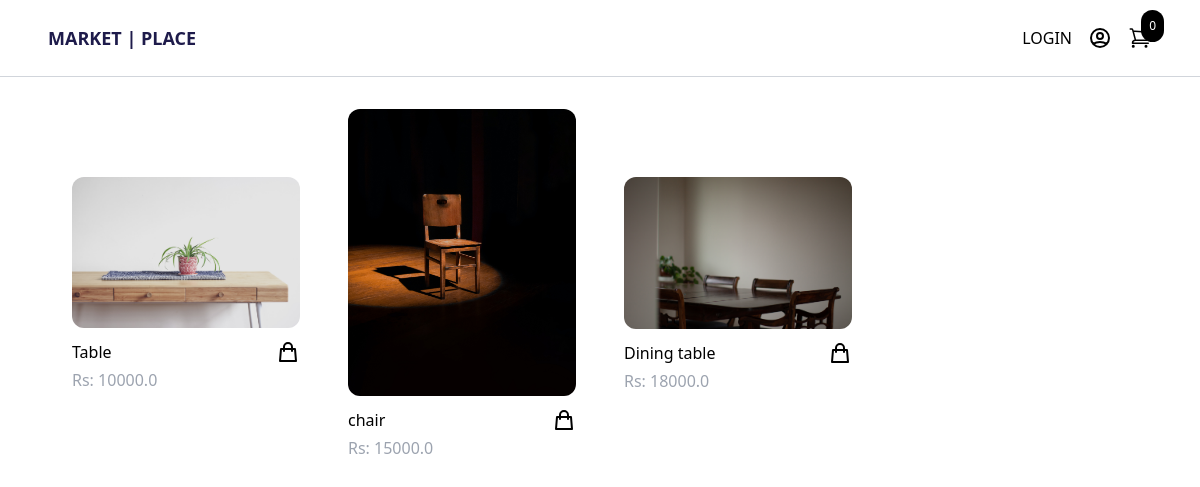
/store/, run on the app's committed database.
### store/models.py (models this page shows, shortened)
class Product(models.Model):
    name = models.CharField(max_length=255, null=True)
    price = models.FloatField()
    digital = models.BooleanField(default=False, null=True, blank=True)
    image = models.ImageField(blank=True, null=True)

### store/views.py (the view)
# urls.py: path('', include("store.urls"))
def store(request):
    if request.user.is_authenticated:
        customer = request.user.customer
        order, created = Order.objects.get_or_create(customer=customer, complete=False)
        items = order.orderitem_set.all()
        cartItems = order.get_cart_items
    else:
        items = []
        order = {'get_cart_total':0, 'get_cart_items':0,'shipping': False}
        cartItems = order['get_cart_items']
    products = Product.objects.all()
    context = {'products': products, 'cartItems' : cartItems}
    return render(request, 'store/store.html', context)

### store/templates/store/store.html
{% extends 'store/main.html' %}
{% block content %}
<div class="max-w-6xl mx-auto flex flex-wrap items-start py-2 py-6 px-6 xl:px-0">
    <div class="products w-full lg:w-3/4 -mt-4 flex items-center flex-wrap">
        {% for product in products%}
        <div class="w-full md:w-1/3 xl:w-1/4 p-6 rounded-xl">
            <a href="#">
                <img src="{{ product.image.url }}" class="rounded-xl hover:shadow-lg">
            </a>
            <div class="pt-3 flex items-center justify-between">
                <a href="#">{{ product.name }}</a>
                <button data-product={{product.id}} data-action="add"
                    class="text-black-500 hover:text-gray-700 update-cart">
                    <svg xmlns="http://www.w3.org/2000/svg" class="h-6 w-6" fill="none" viewBox="0 0 24 24" stroke="currentColor">
                        <path stroke-linecap="round" stroke-linejoin="round" stroke-width="2" d="M16 11V7a4 4 0 00-8 0v4M5 9h14l1 12H4L5 9z" />
                    </svg>
                </button>
            </div>
            <p class="pt-1 text-gray-400">Rs: {{ product.price }}</p>
        </div>
        {% endfor %}
    </div>
</div>
{% endblock %}

### data on the page
Product: image (picture), name "Table", price "10000.0"
Product: image (picture), name "chair", price "15000.0"
Product: image (picture), name "Dining table", price "18000.0"

### other printed values
{{ cartItems }} "0"
